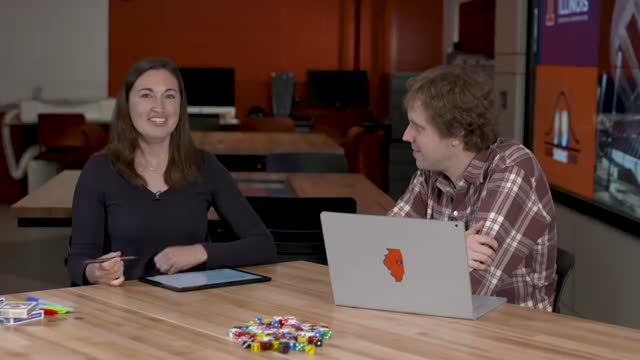
#> input picture 07-microproject-video-frame-scene-recognition-model/frames/frame_0001.jpg, 640 x 360 px; its folder holds only this picture in this run
$ python -i DISCOVERY.py   (imports and definitions only)
#> lines starting #> are read from the running program, lines starting #| are printed output that depends on the picture
import pandas as pd
from PIL import Image

def df_image(fileName):
  data = loadImage(fileName)
  return createImageDataFrame(data)

def loadImage(fileName, resize=False, format="RGB"):
  # Open the image using the PIL library
#> called with resize = False, format = 'RGB'
  image = Image.open(fileName)
#> image is the input picture: PIL image 640x360 RGB; mean R, G, B 88.7, 67.5, 60.4

  # Convert it to an (x, y) array:
  return imageToArray(image, format, resize)


# Resize the image to an `outputSize` x `outputSize` square, where `outputSize` is defined (globally) above.
# [60 lines left out: functions squareAndResizeImage, rgb2lab, not called in this run]


# Convert (and resize) an Image to an Lab array
def imageToArray(image, format, resize):
#> called with format = 'RGB', resize = False
  import numpy as np

  w, h = image.size
#> w = 640; h = 360
  if resize:
    image = squareAndResizeImage(image, resize)

  image = image.convert('RGB')
  rgb = np.array(image)
  if format == "RGB":
    rgb = rgb.astype(int)
    return rgb.transpose([1,0,2])
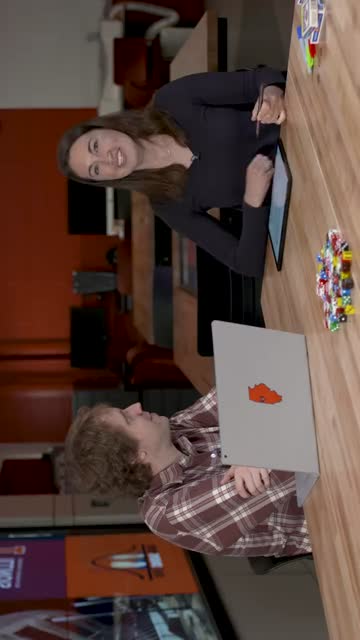
#> returned value: shape (640, 360, 3) int64; mean of channels 0, 1, 2 88.7, 67.5, 60.4; drawn as R, G, B
  elif format == "Lab":
    lab = rgb.astype(float)
    for i in range(len(rgb)):
      for j in range(len(rgb[i])):
        lab[i][j] = rgb2lab(lab[i][j])
    return lab.transpose([1,0,2])
  else:
    raise Exception(f"Unknown format {format}")


imageCache = {}


# [28 lines left out: functions getTileImage, isImageFile, listTileImagesInPath, not called in this run]


tada = "\N{PARTY POPPER}"


# [278 lines left out: functions run_test_case_1b, run_test_case_2, run_test_case_3, run_test_case_4, run_test_case_5, run_test_case_6 and 1 more, not called in this run]


# [9 lines of commented-out code are left out]


def createImageDataFrame(img):
  data = []
  width = len(img)
#> width = 640
  height = len(img[0])
#> height = 360

  for x in range(width):
    for y in range(height):
      pixel = img[x][y]
      r = pixel[0]
      g = pixel[1]
      b = pixel[2]

      d = {"x": x, "y": y, "r": r, "g": g, "b": b}
      data.append(d)
#> after the loop, data = 230400 items

  return pd.DataFrame(data)


# [8 lines left out: function saveDataFrameAsImage, not called in this run]

>>> result = df_image('../07-microproject-video-frame-scene-recognition-model/frames/frame_0001.jpg')
#> result = table of 230400 rows and 5 columns

$ run again, on 07-microproject-video-frame-scene-recognition-model/frames/frame_0003.jpg
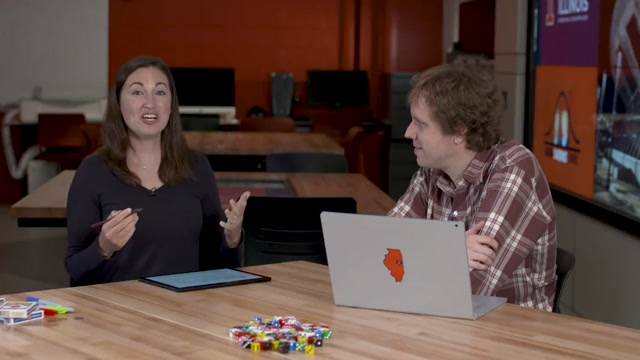
#> input picture 07-microproject-video-frame-scene-recognition-model/frames/frame_0003.jpg, 640 x 360 px
#> in loadImage, image is the input picture: PIL image 640x360 RGB; mean R, G, B 88, 66.9, 60.1
#> in imageToArray, `return rgb.transpose([1,0,2])`:
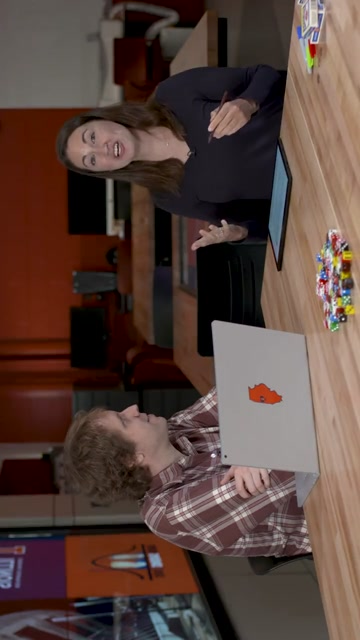
#> returned value: shape (640, 360, 3) int64; mean of channels 0, 1, 2 88, 66.9, 60.1; drawn as R, G, B
#> width = 640
#> height = 360
#> after the loop in createImageDataFrame, `for x in range(width):`: data = 230400 items
#> result = table of 230400 rows and 5 columns

$ run again, on 07-microproject-video-frame-scene-recognition-model/frames/frame_0007.jpg
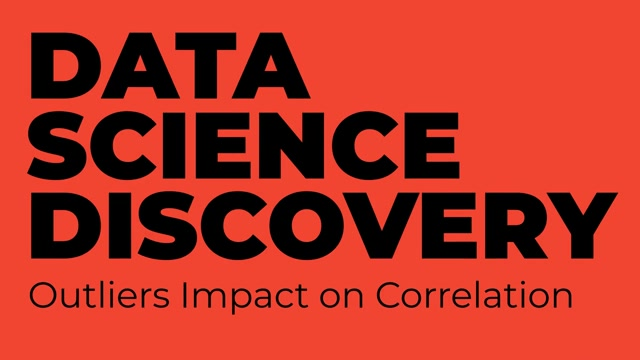
#> input picture 07-microproject-video-frame-scene-recognition-model/frames/frame_0007.jpg, 640 x 360 px
#> in loadImage, image is the input picture: PIL image 640x360 RGB; mean R, G, B 180.7, 52.1, 37.7
#> in imageToArray, `return rgb.transpose([1,0,2])`:
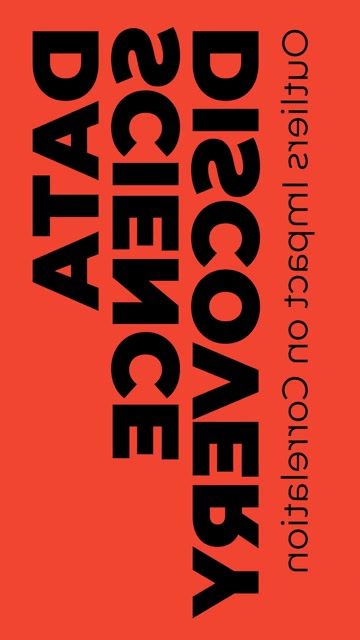
#> returned value: shape (640, 360, 3) int64; mean of channels 0, 1, 2 180.7, 52.1, 37.7; drawn as R, G, B
#> width = 640
#> height = 360
#> after the loop in createImageDataFrame, `for x in range(width):`: data = 230400 items
#> result = table of 230400 rows and 5 columns
